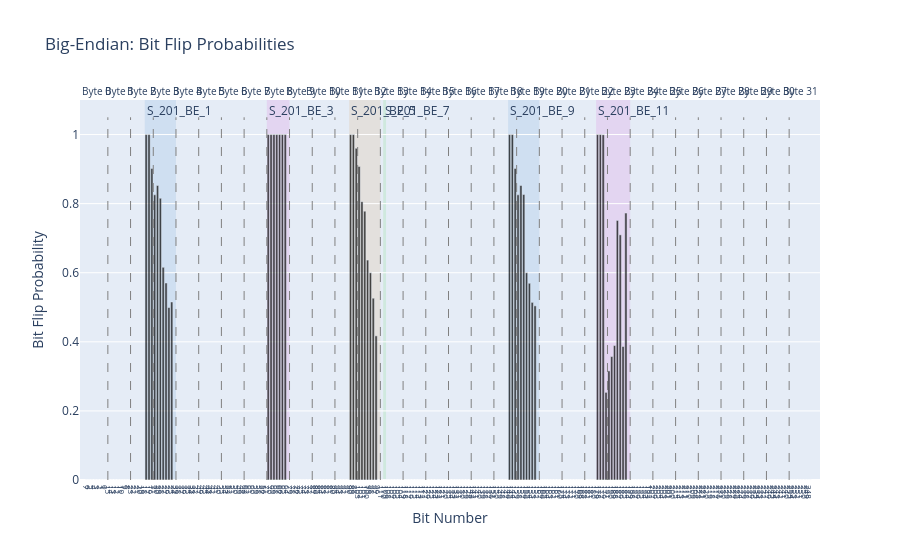

The code cell stored with this chart in its notebook:
### Code cell
decoder.plot_message_from_id('201')

### Figure 1 — Plotly figure (JSON) as saved in the notebook; plotly's stock layout.template omitted (floating-point values rounded to 4 significant figures; data arrays with more than 128 entries replaced by an {"elided": "..."} marker saying what was removed)
{"data": [{"marker": {"color": "black"}, "name": "Bit Flip Probability", "opacity": 0.7, "type": "bar", "x": {"elided": "256 int values"}, "y": {"elided": "256 float values"}}], "layout": {"annotations": [{"font": {"size": 10}, "showarrow": false, "text": "Byte 0", "x": 3.5, "xanchor": "center", "xref": "x", "y": 1, "yanchor": "bottom", "yref": "y domain"}, {"font": {"size": 10}, "showarrow": false, "text": "Byte 1", "x": 11.5, "xanchor": "center", "xref": "x", "y": 1, "yanchor": "bottom", "yref": "y domain"}, {"font": {"size": 10}, "showarrow": false, "text": "Byte 2", "x": 19.5, "xanchor": "center", "xref": "x", "y": 1, "yanchor": "bottom", "yref": "y domain"}, {"font": {"size": 10}, "showarrow": false, "text": "Byte 3", "x": 27.5, "xanchor": "center", "xref": "x", "y": 1, "yanchor": "bottom", "yref": "y domain"}, {"font": {"size": 10}, "showarrow": false, "text": "Byte 4", "x": 35.5, "xanchor": "center", "xref": "x", "y": 1, "yanchor": "bottom", "yref": "y domain"}, {"font": {"size": 10}, "showarrow": false, "text": "Byte 5", "x": 43.5, "xanchor": "center", "xref": "x", "y": 1, "yanchor": "bottom", "yref": "y domain"}, {"font": {"size": 10}, "showarrow": false, "text": "Byte 6", "x": 51.5, "xanchor": "center", "xref": "x", "y": 1, "yanchor": "bottom", "yref": "y domain"}, {"font": {"size": 10}, "showarrow": false, "text": "Byte 7", "x": 59.5, "xanchor": "center", "xref": "x", "y": 1, "yanchor": "bottom", "yref": "y domain"}, {"font": {"size": 10}, "showarrow": false, "text": "Byte 8", "x": 67.5, "xanchor": "center", "xref": "x", "y": 1, "yanchor": "bottom", "yref": "y domain"}, {"font": {"size": 10}, "showarrow": false, "text": "Byte 9", "x": 75.5, "xanchor": "center", "xref": "x", "y": 1, "yanchor": "bottom", "yref": "y domain"}, {"font": {"size": 10}, "showarrow": false, "text": "Byte 10", "x": 83.5, "xanchor": "center", "xref": "x", "y": 1, "yanchor": "bottom", "yref": "y domain"}, {"font": {"size": 10}, "showarrow": false, "text": "Byte 11", "x": 91.5, "xanchor": "center", "xref": "x", "y": 1, "yanchor": "bottom", "yref": "y domain"}, {"font": {"size": 10}, "showarrow": false, "text": "Byte 12", "x": 99.5, "xanchor": "center", "xref": "x", "y": 1, "yanchor": "bottom", "yref": "y domain"}, {"font": {"size": 10}, "showarrow": false, "text": "Byte 13", "x": 107.5, "xanchor": "center", "xref": "x", "y": 1, "yanchor": "bottom", "yref": "y domain"}, {"font": {"size": 10}, "showarrow": false, "text": "Byte 14", "x": 115.5, "xanchor": "center", "xref": "x", "y": 1, "yanchor": "bottom", "yref": "y domain"}, {"font": {"size": 10}, "showarrow": false, "text": "Byte 15", "x": 123.5, "xanchor": "center", "xref": "x", "y": 1, "yanchor": "bottom", "yref": "y domain"}, {"font": {"size": 10}, "showarrow": false, "text": "Byte 16", "x": 131.5, "xanchor": "center", "xref": "x", "y": 1, "yanchor": "bottom", "yref": "y domain"}, {"font": {"size": 10}, "showarrow": false, "text": "Byte 17", "x": 139.5, "xanchor": "center", "xref": "x", "y": 1, "yanchor": "bottom", "yref": "y domain"}, {"font": {"size": 10}, "showarrow": false, "text": "Byte 18", "x": 147.5, "xanchor": "center", "xref": "x", "y": 1, "yanchor": "bottom", "yref": "y domain"}, {"font": {"size": 10}, "showarrow": false, "text": "Byte 19", "x": 155.5, "xanchor": "center", "xref": "x", "y": 1, "yanchor": "bottom", "yref": "y domain"}, {"font": {"size": 10}, "showarrow": false, "text": "Byte 20", "x": 163.5, "xanchor": "center", "xref": "x", "y": 1, "yanchor": "bottom", "yref": "y domain"}, {"font": {"size": 10}, "showarrow": false, "text": "Byte 21", "x": 171.5, "xanchor": "center", "xref": "x", "y": 1, "yanchor": "bottom", "yref": "y domain"}, {"font": {"size": 10}, "showarrow": false, "text": "Byte 22", "x": 179.5, "xanchor": "center", "xref": "x", "y": 1, "yanchor": "bottom", "yref": "y domain"}, {"font": {"size": 10}, "showarrow": false, "text": "Byte 23", "x": 187.5, "xanchor": "center", "xref": "x", "y": 1, "yanchor": "bottom", "yref": "y domain"}, {"font": {"size": 10}, "showarrow": false, "text": "Byte 24", "x": 195.5, "xanchor": "center", "xref": "x", "y": 1, "yanchor": "bottom", "yref": "y domain"}, {"font": {"size": 10}, "showarrow": false, "text": "Byte 25", "x": 203.5, "xanchor": "center", "xref": "x", "y": 1, "yanchor": "bottom", "yref": "y domain"}, {"font": {"size": 10}, "showarrow": false, "text": "Byte 26", "x": 211.5, "xanchor": "center", "xref": "x", "y": 1, "yanchor": "bottom", "yref": "y domain"}, {"font": {"size": 10}, "showarrow": false, "text": "Byte 27", "x": 219.5, "xanchor": "center", "xref": "x", "y": 1, "yanchor": "bottom", "yref": "y domain"}, {"font": {"size": 10}, "showarrow": false, "text": "Byte 28", "x": 227.5, "xanchor": "center", "xref": "x", "y": 1, "yanchor": "bottom", "yref": "y domain"}, {"font": {"size": 10}, "showarrow": false, "text": "Byte 29", "x": 235.5, "xanchor": "center", "xref": "x", "y": 1, "yanchor": "bottom", "yref": "y domain"}, {"font": {"size": 10}, "showarrow": false, "text": "Byte 30", "x": 243.5, "xanchor": "center", "xref": "x", "y": 1, "yanchor": "bottom", "yref": "y domain"}, {"font": {"size": 10}, "showarrow": false, "text": "Byte 31", "x": 251.5, "xanchor": "center", "xref": "x", "y": 1, "yanchor": "bottom", "yref": "y domain"}, {"showarrow": false, "text": "S_201_BE_1", "x": 20.5, "xanchor": "left", "xref": "x", "y": 1, "yanchor": "top", "yref": "y domain"}, {"showarrow": false, "text": "S_201_BE_3", "x": 63.5, "xanchor": "left", "xref": "x", "y": 1, "yanchor": "top", "yref": "y domain"}, {"showarrow": false, "text": "S_201_BE_5", "x": 92.5, "xanchor": "left", "xref": "x", "y": 1, "yanchor": "top", "yref": "y domain"}, {"showarrow": false, "text": "S_201_BE_7", "x": 104.5, "xanchor": "left", "xref": "x", "y": 1, "yanchor": "top", "yref": "y domain"}, {"showarrow": false, "text": "S_201_BE_9", "x": 148.5, "xanchor": "left", "xref": "x", "y": 1, "yanchor": "top", "yref": "y domain"}, {"showarrow": false, "text": "S_201_BE_11", "x": 179.5, "xanchor": "left", "xref": "x", "y": 1, "yanchor": "top", "yref": "y domain"}], "legend": {"font": {"size": 8}, "orientation": "h", "x": 0.5, "xanchor": "center", "y": -0.2}, "shapes": [{"line": {"color": "gray", "dash": "dash", "width": 1}, "type": "line", "x0": 7.5, "x1": 7.5, "y0": 0, "y1": 1.05}, {"line": {"color": "gray", "dash": "dash", "width": 1}, "type": "line", "x0": 15.5, "x1": 15.5, "y0": 0, "y1": 1.05}, {"line": {"color": "gray", "dash": "dash", "width": 1}, "type": "line", "x0": 23.5, "x1": 23.5, "y0": 0, "y1": 1.05}, {"line": {"color": "gray", "dash": "dash", "width": 1}, "type": "line", "x0": 31.5, "x1": 31.5, "y0": 0, "y1": 1.05}, {"line": {"color": "gray", "dash": "dash", "width": 1}, "type": "line", "x0": 39.5, "x1": 39.5, "y0": 0, "y1": 1.05}, {"line": {"color": "gray", "dash": "dash", "width": 1}, "type": "line", "x0": 47.5, "x1": 47.5, "y0": 0, "y1": 1.05}, {"line": {"color": "gray", "dash": "dash", "width": 1}, "type": "line", "x0": 55.5, "x1": 55.5, "y0": 0, "y1": 1.05}, {"line": {"color": "gray", "dash": "dash", "width": 1}, "type": "line", "x0": 63.5, "x1": 63.5, "y0": 0, "y1": 1.05}, {"line": {"color": "gray", "dash": "dash", "width": 1}, "type": "line", "x0": 71.5, "x1": 71.5, "y0": 0, "y1": 1.05}, {"line": {"color": "gray", "dash": "dash", "width": 1}, "type": "line", "x0": 79.5, "x1": 79.5, "y0": 0, "y1": 1.05}, {"line": {"color": "gray", "dash": "dash", "width": 1}, "type": "line", "x0": 87.5, "x1": 87.5, "y0": 0, "y1": 1.05}, {"line": {"color": "gray", "dash": "dash", "width": 1}, "type": "line", "x0": 95.5, "x1": 95.5, "y0": 0, "y1": 1.05}, {"line": {"color": "gray", "dash": "dash", "width": 1}, "type": "line", "x0": 103.5, "x1": 103.5, "y0": 0, "y1": 1.05}, {"line": {"color": "gray", "dash": "dash", "width": 1}, "type": "line", "x0": 111.5, "x1": 111.5, "y0": 0, "y1": 1.05}, {"line": {"color": "gray", "dash": "dash", "width": 1}, "type": "line", "x0": 119.5, "x1": 119.5, "y0": 0, "y1": 1.05}, {"line": {"color": "gray", "dash": "dash", "width": 1}, "type": "line", "x0": 127.5, "x1": 127.5, "y0": 0, "y1": 1.05}, {"line": {"color": "gray", "dash": "dash", "width": 1}, "type": "line", "x0": 135.5, "x1": 135.5, "y0": 0, "y1": 1.05}, {"line": {"color": "gray", "dash": "dash", "width": 1}, "type": "line", "x0": 143.5, "x1": 143.5, "y0": 0, "y1": 1.05}, {"line": {"color": "gray", "dash": "dash", "width": 1}, "type": "line", "x0": 151.5, "x1": 151.5, "y0": 0, "y1": 1.05}, {"line": {"color": "gray", "dash": "dash", "width": 1}, "type": "line", "x0": 159.5, "x1": 159.5, "y0": 0, "y1": 1.05}, {"line": {"color": "gray", "dash": "dash", "width": 1}, "type": "line", "x0": 167.5, "x1": 167.5, "y0": 0, "y1": 1.05}, {"line": {"color": "gray", "dash": "dash", "width": 1}, "type": "line", "x0": 175.5, "x1": 175.5, "y0": 0, "y1": 1.05}, {"line": {"color": "gray", "dash": "dash", "width": 1}, "type": "line", "x0": 183.5, "x1": 183.5, "y0": 0, "y1": 1.05}, {"line": {"color": "gray", "dash": "dash", "width": 1}, "type": "line", "x0": 191.5, "x1": 191.5, "y0": 0, "y1": 1.05}, {"line": {"color": "gray", "dash": "dash", "width": 1}, "type": "line", "x0": 199.5, "x1": 199.5, "y0": 0, "y1": 1.05}, {"line": {"color": "gray", "dash": "dash", "width": 1}, "type": "line", "x0": 207.5, "x1": 207.5, "y0": 0, "y1": 1.05}, {"line": {"color": "gray", "dash": "dash", "width": 1}, "type": "line", "x0": 215.5, "x1": 215.5, "y0": 0, "y1": 1.05}, {"line": {"color": "gray", "dash": "dash", "width": 1}, "type": "line", "x0": 223.5, "x1": 223.5, "y0": 0, "y1": 1.05}, {"line": {"color": "gray", "dash": "dash", "width": 1}, "type": "line", "x0": 231.5, "x1": 231.5, "y0": 0, "y1": 1.05}, {"line": {"color": "gray", "dash": "dash", "width": 1}, "type": "line", "x0": 239.5, "x1": 239.5, "y0": 0, "y1": 1.05}, {"line": {"color": "gray", "dash": "dash", "width": 1}, "type": "line", "x0": 247.5, "x1": 247.5, "y0": 0, "y1": 1.05}, {"line": {"color": "black", "width": 1}, "opacity": 0, "type": "rect", "x0": -0.5, "x1": 7.5, "xref": "x", "y0": 0, "y1": 1, "yref": "y domain"}, {"line": {"color": "black", "width": 1}, "opacity": 0, "type": "rect", "x0": 7.5, "x1": 15.5, "xref": "x", "y0": 0, "y1": 1, "yref": "y domain"}, {"line": {"color": "black", "width": 1}, "opacity": 0, "type": "rect", "x0": 15.5, "x1": 23.5, "xref": "x", "y0": 0, "y1": 1, "yref": "y domain"}, {"line": {"color": "black", "width": 1}, "opacity": 0, "type": "rect", "x0": 23.5, "x1": 31.5, "xref": "x", "y0": 0, "y1": 1, "yref": "y domain"}, {"line": {"color": "black", "width": 1}, "opacity": 0, "type": "rect", "x0": 31.5, "x1": 39.5, "xref": "x", "y0": 0, "y1": 1, "yref": "y domain"}, {"line": {"color": "black", "width": 1}, "opacity": 0, "type": "rect", "x0": 39.5, "x1": 47.5, "xref": "x", "y0": 0, "y1": 1, "yref": "y domain"}, {"line": {"color": "black", "width": 1}, "opacity": 0, "type": "rect", "x0": 47.5, "x1": 55.5, "xref": "x", "y0": 0, "y1": 1, "yref": "y domain"}, {"line": {"color": "black", "width": 1}, "opacity": 0, "type": "rect", "x0": 55.5, "x1": 63.5, "xref": "x", "y0": 0, "y1": 1, "yref": "y domain"}, {"line": {"color": "black", "width": 1}, "opacity": 0, "type": "rect", "x0": 63.5, "x1": 71.5, "xref": "x", "y0": 0, "y1": 1, "yref": "y domain"}, {"line": {"color": "black", "width": 1}, "opacity": 0, "type": "rect", "x0": 71.5, "x1": 79.5, "xref": "x", "y0": 0, "y1": 1, "yref": "y domain"}, {"line": {"color": "black", "width": 1}, "opacity": 0, "type": "rect", "x0": 79.5, "x1": 87.5, "xref": "x", "y0": 0, "y1": 1, "yref": "y domain"}, {"line": {"color": "black", "width": 1}, "opacity": 0, "type": "rect", "x0": 87.5, "x1": 95.5, "xref": "x", "y0": 0, "y1": 1, "yref": "y domain"}, {"line": {"color": "black", "width": 1}, "opacity": 0, "type": "rect", "x0": 95.5, "x1": 103.5, "xref": "x", "y0": 0, "y1": 1, "yref": "y domain"}, {"line": {"color": "black", "width": 1}, "opacity": 0, "type": "rect", "x0": 103.5, "x1": 111.5, "xref": "x", "y0": 0, "y1": 1, "yref": "y domain"}, {"line": {"color": "black", "width": 1}, "opacity": 0, "type": "rect", "x0": 111.5, "x1": 119.5, "xref": "x", "y0": 0, "y1": 1, "yref": "y domain"}, {"line": {"color": "black", "width": 1}, "opacity": 0, "type": "rect", "x0": 119.5, "x1": 127.5, "xref": "x", "y0": 0, "y1": 1, "yref": "y domain"}, {"line": {"color": "black", "width": 1}, "opacity": 0, "type": "rect", "x0": 127.5, "x1": 135.5, "xref": "x", "y0": 0, "y1": 1, "yref": "y domain"}, {"line": {"color": "black", "width": 1}, "opacity": 0, "type": "rect", "x0": 135.5, "x1": 143.5, "xref": "x", "y0": 0, "y1": 1, "yref": "y domain"}, {"line": {"color": "black", "width": 1}, "opacity": 0, "type": "rect", "x0": 143.5, "x1": 151.5, "xref": "x", "y0": 0, "y1": 1, "yref": "y domain"}, {"line": {"color": "black", "width": 1}, "opacity": 0, "type": "rect", "x0": 151.5, "x1": 159.5, "xref": "x", "y0": 0, "y1": 1, "yref": "y domain"}, {"line": {"color": "black", "width": 1}, "opacity": 0, "type": "rect", "x0": 159.5, "x1": 167.5, "xref": "x", "y0": 0, "y1": 1, "yref": "y domain"}, {"line": {"color": "black", "width": 1}, "opacity": 0, "type": "rect", "x0": 167.5, "x1": 175.5, "xref": "x", "y0": 0, "y1": 1, "yref": "y domain"}, {"line": {"color": "black", "width": 1}, "opacity": 0, "type": "rect", "x0": 175.5, "x1": 183.5, "xref": "x", "y0": 0, "y1": 1, "yref": "y domain"}, {"line": {"color": "black", "width": 1}, "opacity": 0, "type": "rect", "x0": 183.5, "x1": 191.5, "xref": "x", "y0": 0, "y1": 1, "yref": "y domain"}, {"line": {"color": "black", "width": 1}, "opacity": 0, "type": "rect", "x0": 191.5, "x1": 199.5, "xref": "x", "y0": 0, "y1": 1, "yref": "y domain"}, {"line": {"color": "black", "width": 1}, "opacity": 0, "type": "rect", "x0": 199.5, "x1": 207.5, "xref": "x", "y0": 0, "y1": 1, "yref": "y domain"}, {"line": {"color": "black", "width": 1}, "opacity": 0, "type": "rect", "x0": 207.5, "x1": 215.5, "xref": "x", "y0": 0, "y1": 1, "yref": "y domain"}, {"line": {"color": "black", "width": 1}, "opacity": 0, "type": "rect", "x0": 215.5, "x1": 223.5, "xref": "x", "y0": 0, "y1": 1, "yref": "y domain"}, {"line": {"color": "black", "width": 1}, "opacity": 0, "type": "rect", "x0": 223.5, "x1": 231.5, "xref": "x", "y0": 0, "y1": 1, "yref": "y domain"}, {"line": {"color": "black", "width": 1}, "opacity": 0, "type": "rect", "x0": 231.5, "x1": 239.5, "xref": "x", "y0": 0, "y1": 1, "yref": "y domain"}, {"line": {"color": "black", "width": 1}, "opacity": 0, "type": "rect", "x0": 239.5, "x1": 247.5, "xref": "x", "y0": 0, "y1": 1, "yref": "y domain"}, {"line": {"color": "black", "width": 1}, "opacity": 0, "type": "rect", "x0": 247.5, "x1": 255.5, "xref": "x", "y0": 0, "y1": 1, "yref": "y domain"}, {"fillcolor": "#79A8DD", "layer": "below", "line": {"width": 0}, "opacity": 0.2, "type": "rect", "x0": 20.5, "x1": 31.5, "xref": "x", "y0": 0, "y1": 1, "yref": "y domain"}, {"fillcolor": "#DD79DA", "layer": "below", "line": {"width": 0}, "opacity": 0.2, "type": "rect", "x0": 63.5, "x1": 71.5, "xref": "x", "y0": 0, "y1": 1, "yref": "y domain"}, {"fillcolor": "#DDAE79", "layer": "below", "line": {"width": 0}, "opacity": 0.2, "type": "rect", "x0": 92.5, "x1": 103.5, "xref": "x", "y0": 0, "y1": 1, "yref": "y domain"}, {"fillcolor": "#79DD7C", "layer": "below", "line": {"width": 0}, "opacity": 0.2, "type": "rect", "x0": 104.5, "x1": 105.5, "xref": "x", "y0": 0, "y1": 1, "yref": "y domain"}, {"fillcolor": "#79A8DD", "layer": "below", "line": {"width": 0}, "opacity": 0.2, "type": "rect", "x0": 148.5, "x1": 159.5, "xref": "x", "y0": 0, "y1": 1, "yref": "y domain"}, {"fillcolor": "#DD79DA", "layer": "below", "line": {"width": 0}, "opacity": 0.2, "type": "rect", "x0": 179.5, "x1": 191.5, "xref": "x", "y0": 0, "y1": 1, "yref": "y domain"}], "title": {"text": "Big-Endian: Bit Flip Probabilities"}, "xaxis": {"tickfont": {"size": 8}, "tickmode": "array", "ticktext": {"elided": "256 int values"}, "tickvals": {"elided": "256 int values"}, "title": {"text": "Bit Number"}}, "yaxis": {"range": [0, 1.1], "title": {"text": "Bit Flip Probability"}}}}
